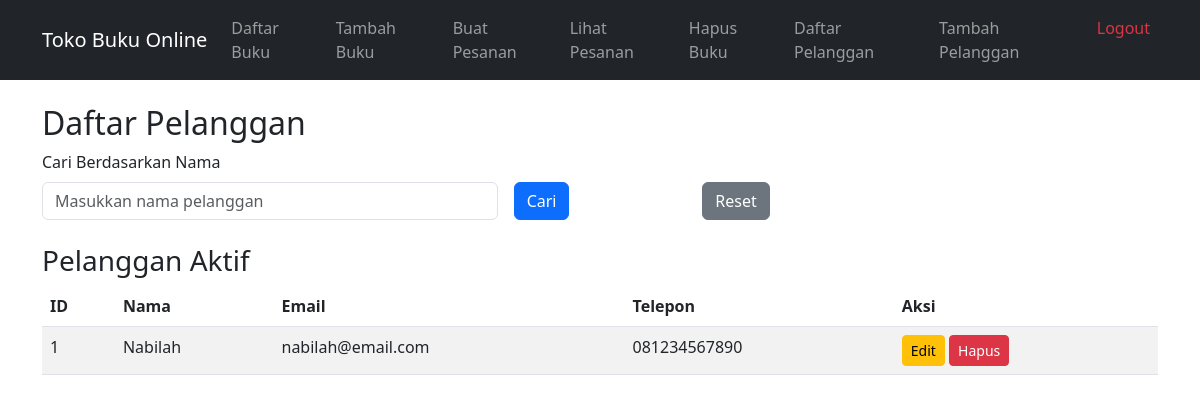
Before: /daftar_pelanggan.php with the older database file.
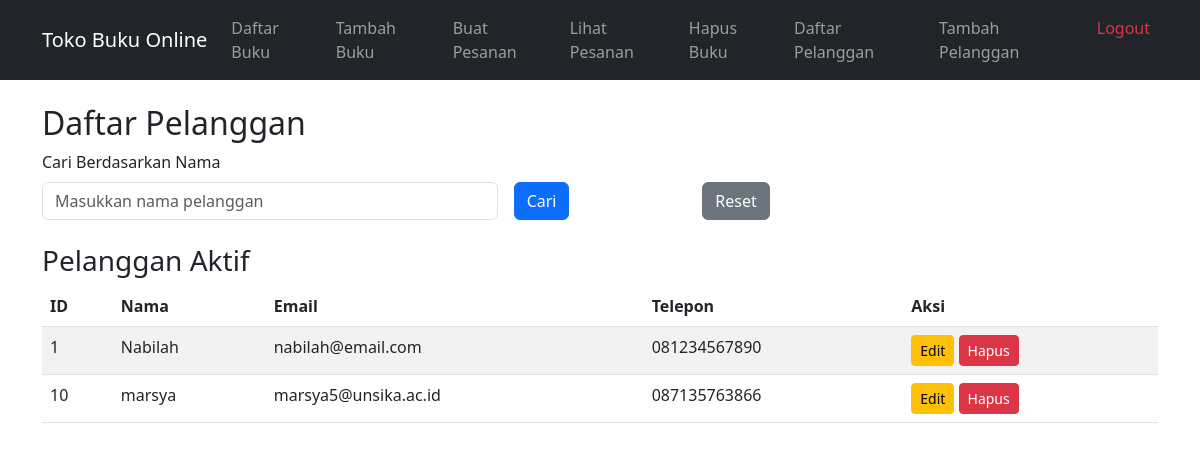
After: the same page with the newer database file.
### tables this page shows
CREATE TABLE `pelanggan` (
  `ID` int NOT NULL,
  `Nama` varchar(255) NOT NULL,
  `Alamat` varchar(255) DEFAULT NULL,
  `Email` varchar(255) NOT NULL,
  `Telepon` varchar(20) NOT NULL
);

### proses_daftar_pelanggan.php (called while the page is built, shortened)
<?php
include 'koneksi_db.php';
$search_nama = isset($_GET['nama']) ? $_GET['nama'] : '';
$query = "SELECT * FROM Pelanggan WHERE 1=1";
$result = $conn->query($query);
?>

### daftar_pelanggan.php (the view, shortened to what this page needs)
<?php include 'proses_daftar_pelanggan.php'; ?>
<!DOCTYPE html>
<html lang="id">
<head>
   <link href="https://cdn.jsdelivr.net/npm/bootstrap@5.3.0/dist/css/bootstrap.min.css" rel="stylesheet">
</head>
<body>
   <?php include 'nav.php'; ?>
   <div class="container mt-4">
       <h2>Daftar Pelanggan</h2>
       <form method="get" class="row g-3 mb-4">
           <div class="col-md-5">
               <label for="nama" class="form-label">Cari Berdasarkan Nama</label>
               <input type="text" class="form-control" id="nama" name="nama" placeholder="Masukkan nama pelanggan" value="<?php echo htmlspecialchars($search_nama); ?>">
           </div>
           <div class="col-md-2 align-self-end">
               <button type="submit" class="btn btn-primary">Cari</button>
           </div>
           <div class="col-md-2 align-self-end">
               <a href="daftar_pelanggan.php" class="btn btn-secondary">Reset</a>
           </div>
       </form>
       <h3>Pelanggan Aktif</h3>
       <table class="table table-striped">
           <thead>
               <tr>
                   <th>ID</th>
                   <th>Nama</th>
                   <th>Email</th>
                   <th>Telepon</th>
                   <th>Aksi</th>
               </tr>
           </thead>
           <tbody>
               <?php while ($row = $result->fetch_assoc()): ?>
               <tr>
                   <td><?php echo $row['ID'] ?></td>
                   <td><?php echo htmlspecialchars($row['Nama']) ?></td>
                   <td><?php echo htmlspecialchars($row['Email']) ?></td>
                   <td><?php echo htmlspecialchars($row['Telepon']) ?></td>
                   <td>
                       <a href="edit_pelanggan.php?id=<?php echo $row['ID'] ?>" class="btn btn-sm btn-warning">Edit</a>
                       <a href="hapus_pelanggan.php?id=<?php echo $row['ID'] ?>" class="btn btn-sm btn-danger">Hapus</a>
                   </td>
               </tr>
               <?php endwhile; ?>
           </tbody>
       </table>
   </div>
</body>
</html>

### nav.php (shortened to what this page needs)
<nav class="navbar navbar-expand-lg navbar-dark bg-dark">
    <div class="container">
        <a class="navbar-brand" href="index.php">Toko Buku Online</a>
        <div class="collapse navbar-collapse" id="navbarNav">
            <ul class="navbar-nav ms-auto">
                <li class="nav-item"><a class="nav-link" href="index.php">Daftar Buku</a></li>
                <li class="nav-item"><a class="nav-link" href="tambah_buku.php">Tambah Buku</a></li>
                <li class="nav-item"><a class="nav-link" href="transaksi.php">Buat Pesanan</a></li>
                <li class="nav-item"><a class="nav-link" href="lihat_transaksi.php">Lihat Pesanan</a></li>
                <li class="nav-item"><a class="nav-link" href="buku_terhapus.php">Hapus Buku</a></li>
                <li class="nav-item"><a class="nav-link" href="daftar_pelanggan.php">Daftar Pelanggan</a></li>
                <li class="nav-item"><a class="nav-link" href="tambah_pelanggan.php">Tambah Pelanggan</a></li>
                <li class="nav-item"><a class="nav-link text-danger" href="logout.php">Logout</a></li>
            </ul>
        </div>
    </div>
</nav>

Changed rows visible on the page:
added pelanggan: ID "10", Nama "marsya", Email "marsya5@unsika.ac.id", Telepon "087135763866"
